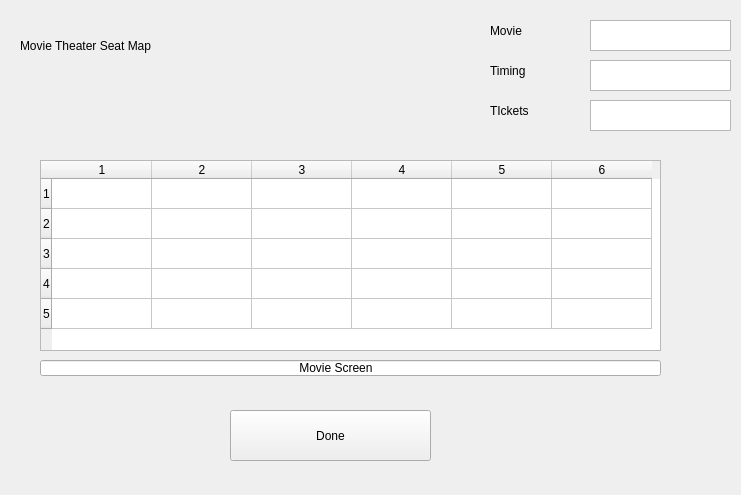
<?xml version="1.0" encoding="UTF-8"?>
<ui version="4.0">
 <class>SeatWindow</class>
 <widget class="QWidget" name="SeatWindow">
  <property name="geometry">
   <rect>
    <x>0</x>
    <y>0</y>
    <width>741</width>
    <height>495</height>
   </rect>
  </property>
  <property name="minimumSize">
   <size>
    <width>691</width>
    <height>468</height>
   </size>
  </property>
  <property name="windowTitle">
   <string>Form</string>
  </property>
  <widget class="QLabel" name="mainlabal_2">
   <property name="geometry">
    <rect>
     <x>20</x>
     <y>30</y>
     <width>321</width>
     <height>31</height>
    </rect>
   </property>
   <property name="styleSheet">
    <string notr="true">font: 75 19pt &quot;Serif&quot;;</string>
   </property>
   <property name="text">
    <string>Movie Theater Seat Map</string>
   </property>
  </widget>
  <widget class="QTableWidget" name="tableWidget">
   <property name="geometry">
    <rect>
     <x>40</x>
     <y>160</y>
     <width>621</width>
     <height>191</height>
    </rect>
   </property>
   <property name="lineWidth">
    <number>0</number>
   </property>
   <property name="showGrid">
    <bool>true</bool>
   </property>
   <property name="gridStyle">
    <enum>Qt::SolidLine</enum>
   </property>
   <row>
    <property name="text">
     <string>1</string>
    </property>
   </row>
   <row>
    <property name="text">
     <string>2</string>
    </property>
   </row>
   <row>
    <property name="text">
     <string>3</string>
    </property>
   </row>
   <row>
    <property name="text">
     <string>4</string>
    </property>
   </row>
   <row>
    <property name="text">
     <string>5</string>
    </property>
   </row>
   <column>
    <property name="text">
     <string>1</string>
    </property>
   </column>
   <column>
    <property name="text">
     <string>2</string>
    </property>
   </column>
   <column>
    <property name="text">
     <string>3</string>
    </property>
   </column>
   <column>
    <property name="text">
     <string>4</string>
    </property>
   </column>
   <column>
    <property name="text">
     <string>5</string>
    </property>
   </column>
   <column>
    <property name="text">
     <string>6</string>
    </property>
   </column>
   <item row="0" column="0">
    <property name="text">
     <string/>
    </property>
    <property name="textAlignment">
     <set>AlignCenter</set>
    </property>
   </item>
  </widget>
  <widget class="QPushButton" name="adminLoginpushButton_2">
   <property name="geometry">
    <rect>
     <x>230</x>
     <y>410</y>
     <width>201</width>
     <height>51</height>
    </rect>
   </property>
   <property name="text">
    <string>Done</string>
   </property>
  </widget>
  <widget class="QLineEdit" name="lineEdit">
   <property name="geometry">
    <rect>
     <x>40</x>
     <y>360</y>
     <width>621</width>
     <height>16</height>
    </rect>
   </property>
   <property name="text">
    <string>                                                                             Movie Screen </string>
   </property>
   <property name="alignment">
    <set>Qt::AlignLeading|Qt::AlignLeft|Qt::AlignVCenter</set>
   </property>
  </widget>
  <widget class="QTextEdit" name="movietextEdit">
   <property name="geometry">
    <rect>
     <x>590</x>
     <y>20</y>
     <width>141</width>
     <height>31</height>
    </rect>
   </property>
  </widget>
  <widget class="QTextEdit" name="timingtextEdit">
   <property name="geometry">
    <rect>
     <x>590</x>
     <y>60</y>
     <width>141</width>
     <height>31</height>
    </rect>
   </property>
  </widget>
  <widget class="QTextEdit" name="tickettextEdit">
   <property name="geometry">
    <rect>
     <x>590</x>
     <y>100</y>
     <width>141</width>
     <height>31</height>
    </rect>
   </property>
  </widget>
  <widget class="QLabel" name="adminLoginLabel">
   <property name="geometry">
    <rect>
     <x>490</x>
     <y>20</y>
     <width>91</width>
     <height>21</height>
    </rect>
   </property>
   <property name="text">
    <string>Movie</string>
   </property>
  </widget>
  <widget class="QLabel" name="adminLoginLabel_2">
   <property name="geometry">
    <rect>
     <x>490</x>
     <y>60</y>
     <width>91</width>
     <height>21</height>
    </rect>
   </property>
   <property name="text">
    <string>Timing</string>
   </property>
  </widget>
  <widget class="QLabel" name="adminLoginLabel_3">
   <property name="geometry">
    <rect>
     <x>490</x>
     <y>100</y>
     <width>91</width>
     <height>21</height>
    </rect>
   </property>
   <property name="text">
    <string>TIckets</string>
   </property>
  </widget>
  <widget class="QLabel" name="ticketslabel">
   <property name="geometry">
    <rect>
     <x>550</x>
     <y>420</y>
     <width>121</width>
     <height>31</height>
    </rect>
   </property>
   <property name="text">
    <string/>
   </property>
  </widget>
 </widget>
 <resources/>
 <connections/>
</ui>
